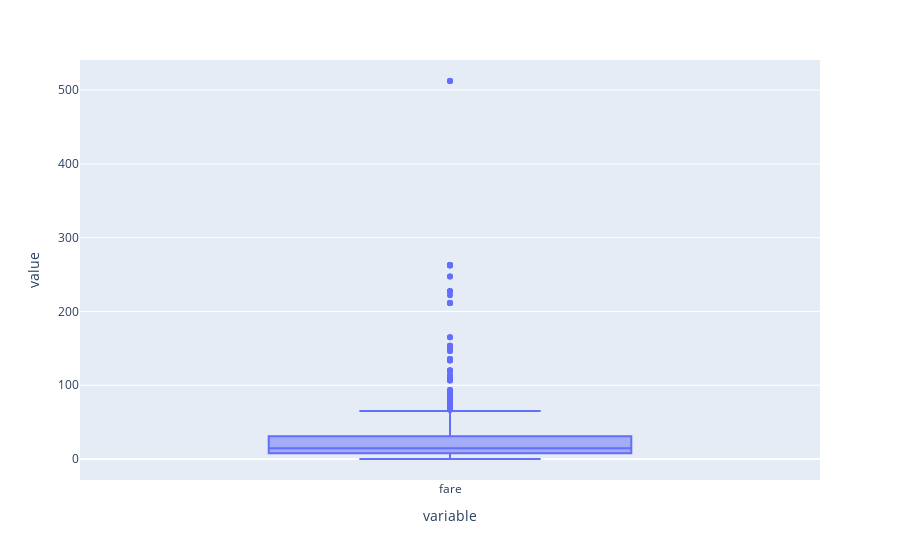

The notebook cell this image was saved under:
### Code cell
px.box(df['fare'])

### Figure 1 — Plotly figure (JSON) as saved in the notebook; plotly's stock layout.template omitted (floating-point values rounded to 4 significant figures; data arrays with more than 128 entries replaced by an {"elided": "..."} marker saying what was removed)
{"data": [{"alignmentgroup": "True", "hovertemplate": "variable=%{x}<br>value=%{y}<extra></extra>", "legendgroup": "", "marker": {"color": "#636efa"}, "name": "", "notched": false, "offsetgroup": "", "orientation": "v", "showlegend": false, "type": "box", "x": {"elided": "891 str values"}, "x0": " ", "xaxis": "x", "y": {"elided": "891 float values"}, "y0": " ", "yaxis": "y"}], "layout": {"boxmode": "group", "legend": {"tracegroupgap": 0}, "margin": {"t": 60}, "xaxis": {"anchor": "y", "domain": [0, 1], "title": {"text": "variable"}}, "yaxis": {"anchor": "x", "domain": [0, 1], "title": {"text": "value"}}}}
